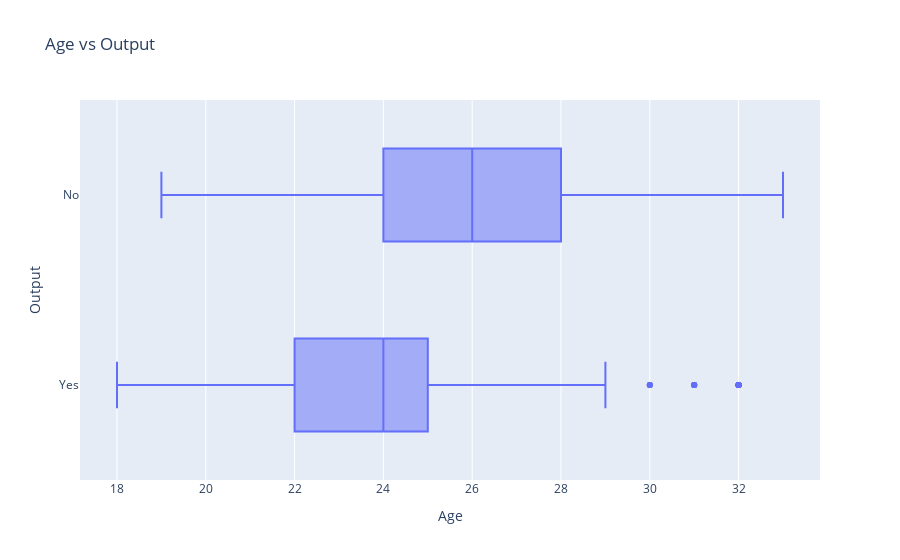
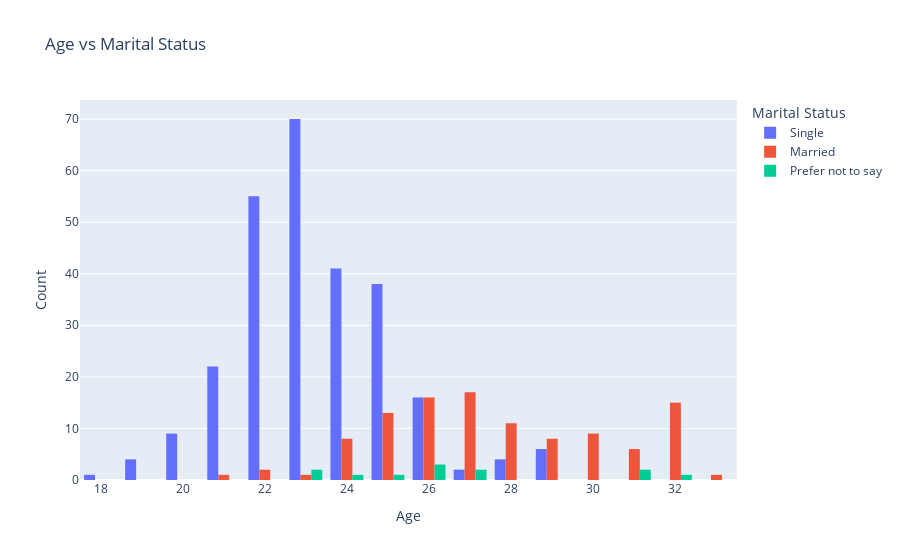
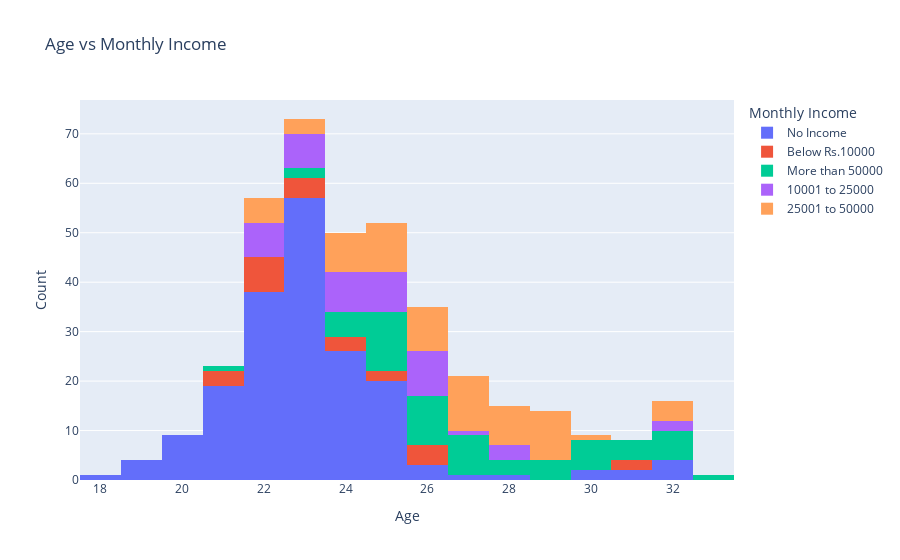
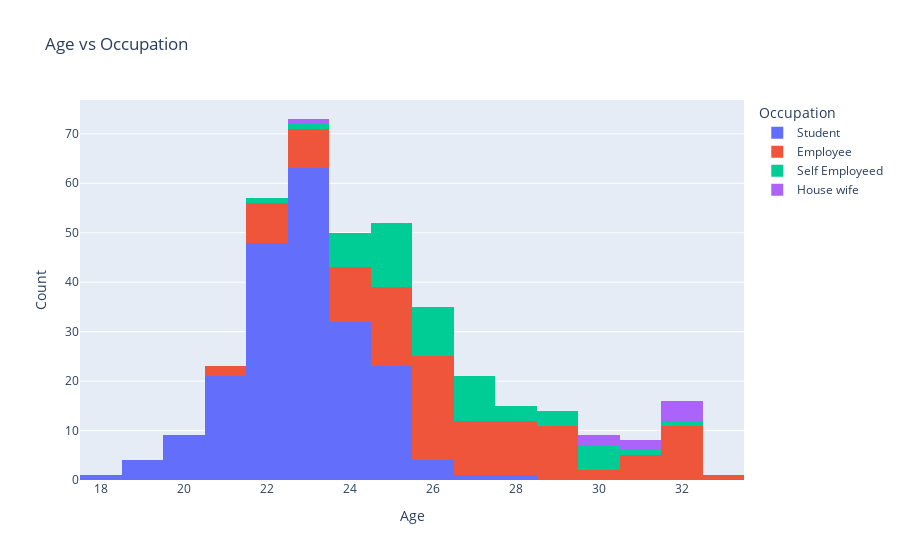

Here is the notebook cell these charts were saved with, in order:
### Markdown cell above
BIVARIATE ANALYSIS

### Code cell
#Bivariate analysis for 'Age' vs 'Output'
fig = px.box(online_food, x='Age', y='Output', title='Age vs Output')
fig.update_xaxes(title='Age')
fig.update_yaxes(title='Output')
fig.show()


# Bivariate analysis for 'Age' vs 'Marital Status'
fig = px.histogram(online_food, x='Age', color='Marital Status', 
                   title='Age vs Marital Status',
                   labels={'Age': 'Age', 'Marital Status': 'Marital Status', 'count': 'Count'},
                   barmode='group')

fig.update_layout(xaxis_title='Age', yaxis_title='Count')
fig.show()


# Bivariate analysis for 'Age' vs 'Monthly Income'
fig = px.histogram(online_food, x='Age', color='Monthly Income', 
             title='Age vs Monthly Income', 
             labels={'Age': 'Age', 'Monthly Income': 'Monthly Income', 'count': 'Count'})

fig.update_layout(xaxis_title='Age', yaxis_title='Count')
fig.show()


# Bivariate analysis for 'Age' vs 'Occupation'
fig = px.histogram(online_food, x='Age', color='Occupation', 
             title='Age vs Occupation', 
             labels={'Age': 'Age', 'Occupation': 'Occupation', 'count': 'Count'})

fig.update_layout(xaxis_title='Age', yaxis_title='Count')
fig.show()


# Bivariate analysis for 'Gender' vs 'Output'
fig = px.histogram(online_food, x='Gender', color='Educational Qualifications', 
             title='Gender vs Educational Qualifications', 
             labels={'Gender': 'Gender', 'Educational Qualifications': 'Educational Qualifications', 'count': 'Count'})

fig.update_layout(xaxis_title='Gender', yaxis_title='Count')
fig.show()


#Bivariate analysis for 'Marital Status' vs 'Gender'
# Create a cross-tabulation
cross_tab = pd.crosstab(online_food['Gender'], online_food['Marital Status'])

# Plot the heatmap
fig = px.imshow(cross_tab,
                labels=dict(x="Marital Status", y="Gender", color="Count"),
                x=cross_tab.columns,
                y=cross_tab.index,
                color_continuous_scale='viridis')

fig.update_layout(title='Gender vs. Marital Status',
                  xaxis_title='Marital Status',
                  yaxis_title='Gender')

fig.show()


# Bivariate analysis for 'Gender' vs 'Output'
fig = px.histogram(online_food, x='Gender', color='Output', 
                   title='Gender vs Output',
                   labels={'Gender': 'Gender', 'Output': 'Output', 'count': 'Count'},
                   barmode='group')

fig.update_layout(xaxis_title='Gender', yaxis_title='Count')
fig.show()


# Bivariate analysis for 'Marital Status' vs 'Output'
fig = px.histogram(online_food, x='Marital Status', color='Output', 
                   title='Marital Status vs Output',
                   labels={'Marital Status': 'Marital Status', 'Output': 'Output', 'count': 'Count'},
                   barmode='group')

fig.update_layout(xaxis_title='Marital Status', yaxis_title='Count')
fig.show()

# Bivariate analysis for 'Marital Status' vs 'Monthly Income'
fig = px.histogram(online_food, x='Marital Status', color='Monthly Income', 
                   title='Marital Status vs Monthly Income',
                   labels={'Marital Status': 'Marital Status', 'Monthly Income': 'Monthly Income', 'count': 'Count'},
                   barmode='group')

fig.update_layout(xaxis_title='Marital Status', yaxis_title='Monthly Income')
fig.show()


# Bivariate analysis for 'Occupation' vs 'Output'
fig = px.histogram(online_food, x='Occupation', color='Output', 
                   title='Occupation vs Output',
                   labels={'Occupation': 'Occupation', 'Output': 'Output', 'count': 'Count'},
                   barmode='group')

fig.update_layout(xaxis_title='Occupation', yaxis_title='Count')
fig.show()


# Bivariate analysis for 'Educational Qualifications' vs 'Output'
fig = px.histogram(online_food, x='Educational Qualifications', color='Output', 
                   title='Educational Qualifications vs Output',
                   labels={'Educational Qualifications': 'Educational Qualifications', 'Output': 'Output', 'count': 'Count'},
                   barmode='group')

fig.update_layout(xaxis_title='Educational Qualifications', yaxis_title='Count')
fig.show()


# Bivariate analysis for 'Family size' vs 'Output'
fig = px.box(online_food, x='Output', y='Family size', 
             title='Family size vs Output', 
             labels={'Output': 'Output', 'Family size': 'Family size'})

fig.update_xaxes(title='Output')
fig.update_yaxes(title='Family size')
fig.show()


# Bivariate analysis for 'Feedback' vs 'Output'
fig = px.histogram(online_food, x='Feedback', color='Output', 
                   title='Feedback vs Output',
                   labels={'Feedback': 'Feedback', 'Output': 'Output', 'count': 'Count'},
                   barmode='group')

fig.update_layout(xaxis_title='Feedback', yaxis_title='Count')
fig.show()


# Bivariate analysis for 'Monthly Income' vs 'Output'
fig = px.histogram(online_food, x='Output', y='Monthly Income', 
                   title='Monthly Income vs Output',
                   labels={'Output': 'Output', 'Monthly Income': 'Monthly Income', 'count': 'Count'})

fig.update_layout(xaxis_title='Output', yaxis_title='Monthly Income')
fig.show()

### Figure 1 — Plotly figure (JSON) as saved in the notebook; plotly's stock layout.template omitted (floating-point values rounded to 4 significant figures; data arrays with more than 128 entries replaced by an {"elided": "..."} marker saying what was removed)
{"data": [{"alignmentgroup": "True", "hovertemplate": "Age=%{x}<br>Output=%{y}<extra></extra>", "legendgroup": "", "marker": {"color": "#636efa"}, "name": "", "notched": false, "offsetgroup": "", "orientation": "h", "showlegend": false, "type": "box", "x": {"elided": "388 int values"}, "x0": " ", "xaxis": "x", "y": {"elided": "388 str values"}, "y0": " ", "yaxis": "y"}], "layout": {"boxmode": "group", "legend": {"tracegroupgap": 0}, "title": {"text": "Age vs Output"}, "xaxis": {"anchor": "y", "domain": [0, 1], "title": {"text": "Age"}}, "yaxis": {"anchor": "x", "domain": [0, 1], "title": {"text": "Output"}}}}

### Figure 2 — Plotly figure (JSON) as saved in the notebook; plotly's stock layout.template omitted (floating-point values rounded to 4 significant figures; data arrays with more than 128 entries replaced by an {"elided": "..."} marker saying what was removed)
{"data": [{"alignmentgroup": "True", "bingroup": "x", "hovertemplate": "Marital Status=Single<br>Age=%{x}<br>count=%{y}<extra></extra>", "legendgroup": "Single", "marker": {"color": "#636efa", "pattern": {"shape": ""}}, "name": "Single", "offsetgroup": "Single", "orientation": "v", "showlegend": true, "type": "histogram", "x": {"elided": "268 int values"}, "xaxis": "x", "yaxis": "y"}, {"alignmentgroup": "True", "bingroup": "x", "hovertemplate": "Marital Status=Married<br>Age=%{x}<br>count=%{y}<extra></extra>", "legendgroup": "Married", "marker": {"color": "#EF553B", "pattern": {"shape": ""}}, "name": "Married", "offsetgroup": "Married", "orientation": "v", "showlegend": true, "type": "histogram", "x": [27, 25, 30, 27, 28, 31, 24, 28, 26, 32, 28, 25, 31, 32, 27, 32, 24, 27, 28, 32, 27, 33, 25, 30, 32, 24, 32, 27, 26, 25, 26, 26, 25, 29, 32, 28, 26, 31, 31, 24, 25, 23, 26, 29, 29, 27, 32, 28, 31, 27, 26, 32, 25, 26, 32, 25, 27, 32, 28, 30, 26, 29, 30, 27, 30, 28, 30, 24, 25, 26, 25, 24, 22, 24, 30, 26, 28, 27, 25, 25, 24, 27, 32, 25, 26, 32, 21, 27, 32, 26, 29, 29, 27, 22, 28, 26, 29, 29, 27, 26, 32, 31, 27, 30, 28, 30, 26, 27], "xaxis": "x", "yaxis": "y"}, {"alignmentgroup": "True", "bingroup": "x", "hovertemplate": "Marital Status=Prefer not to say<br>Age=%{x}<br>count=%{y}<extra></extra>", "legendgroup": "Prefer not to say", "marker": {"color": "#00cc96", "pattern": {"shape": ""}}, "name": "Prefer not to say", "offsetgroup": "Prefer not to say", "orientation": "v", "showlegend": true, "type": "histogram", "x": [32, 27, 24, 27, 26, 31, 23, 23, 25, 26, 26, 31], "xaxis": "x", "yaxis": "y"}], "layout": {"barmode": "group", "legend": {"title": {"text": "Marital Status"}, "tracegroupgap": 0}, "title": {"text": "Age vs Marital Status"}, "xaxis": {"anchor": "y", "domain": [0, 1], "title": {"text": "Age"}}, "yaxis": {"anchor": "x", "domain": [0, 1], "title": {"text": "Count"}}}}

### Figure 3 — Plotly figure (JSON) as saved in the notebook; plotly's stock layout.template omitted (floating-point values rounded to 4 significant figures; data arrays with more than 128 entries replaced by an {"elided": "..."} marker saying what was removed)
{"data": [{"alignmentgroup": "True", "bingroup": "x", "hovertemplate": "Monthly Income=No Income<br>Age=%{x}<br>count=%{y}<extra></extra>", "legendgroup": "No Income", "marker": {"color": "#636efa", "pattern": {"shape": ""}}, "name": "No Income", "offsetgroup": "No Income", "orientation": "v", "showlegend": true, "type": "histogram", "x": {"elided": "187 int values"}, "xaxis": "x", "yaxis": "y"}, {"alignmentgroup": "True", "bingroup": "x", "hovertemplate": "Monthly Income=Below Rs.10000<br>Age=%{x}<br>count=%{y}<extra></extra>", "legendgroup": "Below Rs.10000", "marker": {"color": "#EF553B", "pattern": {"shape": ""}}, "name": "Below Rs.10000", "offsetgroup": "Below Rs.10000", "orientation": "v", "showlegend": true, "type": "histogram", "x": [24, 22, 22, 23, 21, 21, 22, 25, 25, 22, 26, 24, 26, 23, 26, 31, 21, 24, 22, 22, 23, 26, 31, 22, 23], "xaxis": "x", "yaxis": "y"}, {"alignmentgroup": "True", "bingroup": "x", "hovertemplate": "Monthly Income=More than 50000<br>Age=%{x}<br>count=%{y}<extra></extra>", "legendgroup": "More than 50000", "marker": {"color": "#00cc96", "pattern": {"shape": ""}}, "name": "More than 50000", "offsetgroup": "More than 50000", "orientation": "v", "showlegend": true, "type": "histogram", "x": [27, 25, 30, 31, 24, 28, 26, 24, 27, 32, 24, 28, 32, 33, 26, 23, 23, 27, 26, 27, 25, 26, 29, 28, 31, 31, 24, 25, 26, 25, 32, 29, 26, 25, 32, 30, 25, 27, 30, 25, 24, 30, 27, 25, 25, 27, 32, 29, 26, 21, 32, 26, 25, 26, 25, 29, 26, 31, 30, 30, 25, 27], "xaxis": "x", "yaxis": "y"}, {"alignmentgroup": "True", "bingroup": "x", "hovertemplate": "Monthly Income=10001 to 25000<br>Age=%{x}<br>count=%{y}<extra></extra>", "legendgroup": "10001 to 25000", "marker": {"color": "#ab63fa", "pattern": {"shape": ""}}, "name": "10001 to 25000", "offsetgroup": "10001 to 25000", "orientation": "v", "showlegend": true, "type": "histogram", "x": [23, 23, 22, 22, 25, 27, 22, 24, 24, 24, 28, 26, 24, 22, 23, 25, 32, 24, 25, 23, 25, 25, 24, 32, 26, 26, 28, 26, 22, 23, 26, 23, 24, 23, 26, 25, 22, 28, 26, 25, 24, 22, 26, 25, 26], "xaxis": "x", "yaxis": "y"}, {"alignmentgroup": "True", "bingroup": "x", "hovertemplate": "Monthly Income=25001 to 50000<br>Age=%{x}<br>count=%{y}<extra></extra>", "legendgroup": "25001 to 50000", "marker": {"color": "#FFA15A", "pattern": {"shape": ""}}, "name": "25001 to 50000", "offsetgroup": "25001 to 50000", "orientation": "v", "showlegend": true, "type": "histogram", "x": [28, 23, 24, 27, 26, 26, 25, 32, 25, 26, 26, 27, 27, 25, 25, 25, 26, 26, 27, 25, 22, 26, 24, 26, 22, 29, 29, 27, 28, 27, 32, 24, 29, 27, 28, 23, 29, 30, 28, 24, 24, 25, 22, 26, 25, 24, 28, 25, 25, 28, 32, 24, 29, 27, 22, 29, 29, 27, 28, 22, 29, 29, 27, 32, 24, 29, 27, 28, 23], "xaxis": "x", "yaxis": "y"}], "layout": {"barmode": "relative", "legend": {"title": {"text": "Monthly Income"}, "tracegroupgap": 0}, "title": {"text": "Age vs Monthly Income"}, "xaxis": {"anchor": "y", "domain": [0, 1], "title": {"text": "Age"}}, "yaxis": {"anchor": "x", "domain": [0, 1], "title": {"text": "Count"}}}}

### Figure 4 — Plotly figure (JSON) as saved in the notebook; plotly's stock layout.template omitted (floating-point values rounded to 4 significant figures; data arrays with more than 128 entries replaced by an {"elided": "..."} marker saying what was removed)
{"data": [{"alignmentgroup": "True", "bingroup": "x", "hovertemplate": "Occupation=Student<br>Age=%{x}<br>count=%{y}<extra></extra>", "legendgroup": "Student", "marker": {"color": "#636efa", "pattern": {"shape": ""}}, "name": "Student", "offsetgroup": "Student", "orientation": "v", "showlegend": true, "type": "histogram", "x": {"elided": "207 int values"}, "xaxis": "x", "yaxis": "y"}, {"alignmentgroup": "True", "bingroup": "x", "hovertemplate": "Occupation=Employee<br>Age=%{x}<br>count=%{y}<extra></extra>", "legendgroup": "Employee", "marker": {"color": "#EF553B", "pattern": {"shape": ""}}, "name": "Employee", "offsetgroup": "Employee", "orientation": "v", "showlegend": true, "type": "histogram", "x": [27, 28, 23, 22, 25, 31, 24, 24, 27, 26, 22, 26, 28, 26, 25, 23, 25, 32, 25, 32, 28, 32, 27, 33, 26, 25, 25, 32, 25, 27, 26, 25, 26, 26, 27, 27, 24, 23, 26, 29, 22, 28, 25, 26, 24, 31, 26, 25, 22, 26, 29, 29, 24, 28, 26, 26, 32, 32, 25, 29, 27, 32, 28, 26, 31, 23, 29, 22, 28, 24, 23, 24, 26, 25, 26, 23, 21, 24, 24, 30, 23, 24, 26, 28, 25, 25, 25, 22, 28, 25, 27, 32, 32, 21, 29, 27, 32, 22, 26, 29, 29, 24, 28, 26, 22, 26, 29, 29, 32, 31, 29, 27, 30, 28, 26, 31, 23, 27], "xaxis": "x", "yaxis": "y"}, {"alignmentgroup": "True", "bingroup": "x", "hovertemplate": "Occupation=Self Employeed<br>Age=%{x}<br>count=%{y}<extra></extra>", "legendgroup": "Self Employeed", "marker": {"color": "#00cc96", "pattern": {"shape": ""}}, "name": "Self Employeed", "offsetgroup": "Self Employeed", "orientation": "v", "showlegend": true, "type": "histogram", "x": [23, 30, 27, 28, 26, 24, 27, 26, 26, 24, 27, 25, 24, 25, 26, 25, 31, 24, 25, 27, 25, 32, 27, 28, 26, 29, 24, 26, 30, 25, 27, 30, 30, 25, 25, 27, 28, 26, 29, 24, 26, 25, 27, 25, 22, 25, 27, 25, 26, 29, 24, 26, 30, 25], "xaxis": "x", "yaxis": "y"}, {"alignmentgroup": "True", "bingroup": "x", "hovertemplate": "Occupation=House wife<br>Age=%{x}<br>count=%{y}<extra></extra>", "legendgroup": "House wife", "marker": {"color": "#ab63fa", "pattern": {"shape": ""}}, "name": "House wife", "offsetgroup": "House wife", "orientation": "v", "showlegend": true, "type": "histogram", "x": [32, 32, 31, 30, 32, 32, 23, 31, 30], "xaxis": "x", "yaxis": "y"}], "layout": {"barmode": "relative", "legend": {"title": {"text": "Occupation"}, "tracegroupgap": 0}, "title": {"text": "Age vs Occupation"}, "xaxis": {"anchor": "y", "domain": [0, 1], "title": {"text": "Age"}}, "yaxis": {"anchor": "x", "domain": [0, 1], "title": {"text": "Count"}}}}
